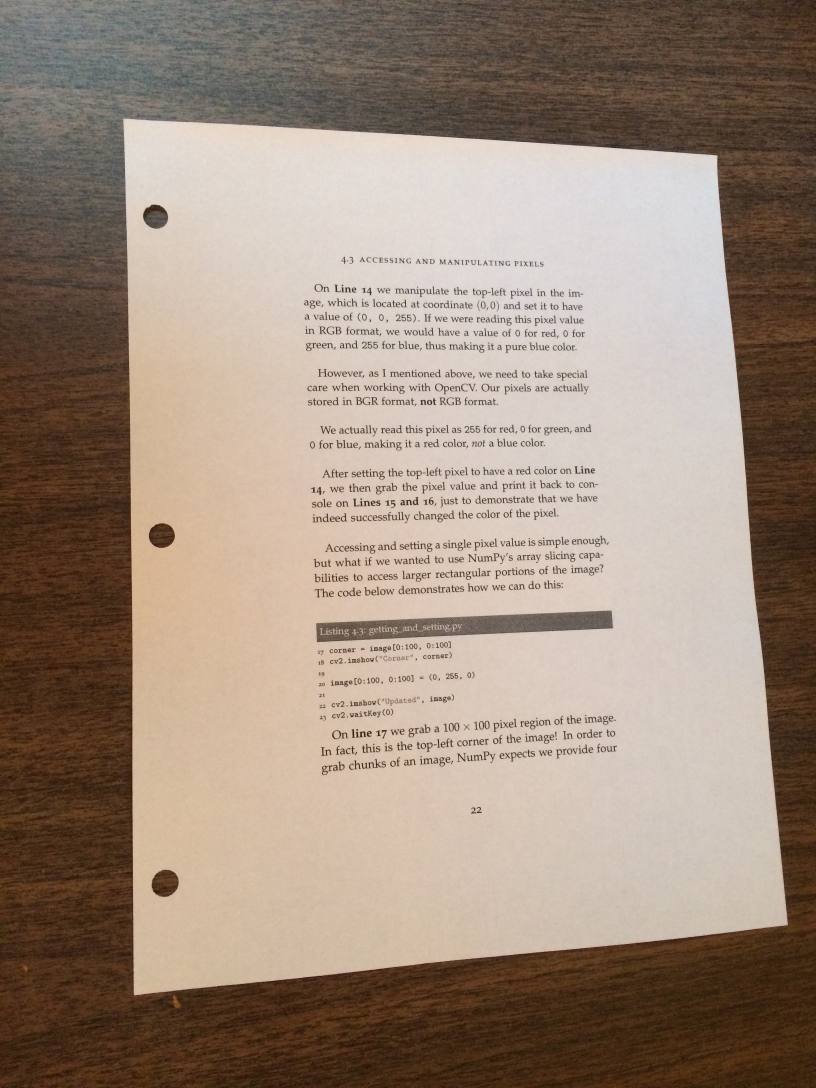
#> input picture Document_Scanner/images/page.jpg, 2448 x 3264 px (shown at 1/3 size)
$ python document_detector.py --image images/page.jpg
#> lines starting #> are read from the running program, lines starting #| are printed output that depends on the picture; after the words box and inside, x2 and y2 are one past the last pixel; in counts of white or black regions, pixels touching at a corner belong together
# import the necessary packages
from imagesearch.transform import four_point_transform
from skimage.filters import threshold_local
import numpy as np
import argparse
import cv2
import imutils

# construct the argument parser and parse the arguments
ap = argparse.ArgumentParser()
ap.add_argument("-i", "--image", required = True,
	help = "Path to the image to be scanned")
args = vars(ap.parse_args())

# load the image and compute the ratio of the old height
# to the new height, clone it, and resize it
image = cv2.imread(args["image"])
#> image is the input picture: shape (3264, 2448, 3); mean B, G, R 123.7, 138.6, 156.7
ratio = image.shape[0]/500.0
#> ratio = 6.53
orig = image.copy()
image = imutils.resize(image,height=500)
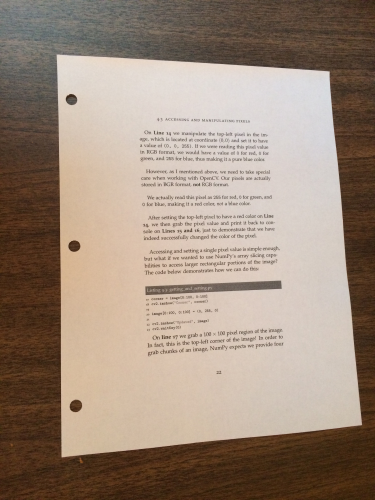
#> image: shape (500, 375, 3); mean B, G, R 123.7, 138.6, 156.7

# convert image to grayscale , blur, and find edges
gray = cv2.cvtColor(image,cv2.COLOR_BGR2GRAY)
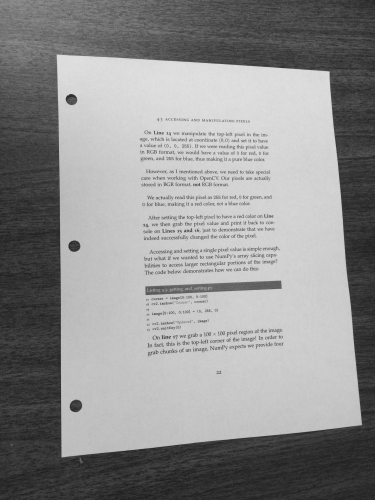
#> gray: shape (500, 375); min 28, max 225, mean 142.4
gray = cv2.GaussianBlur(gray, (5, 5), 0)
edged = cv2.Canny(gray,75,200)
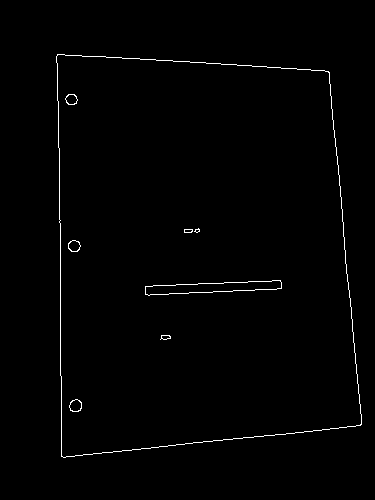
#> edged: shape (500, 375); 0.96% white in thin lines or dots, all inside (x1, y1, x2, y2) = (56, 54, 362, 458)

# show the original image and the edge detected image
print("STEP 1: Edge Detection")
cv2.imshow("Image",image)
cv2.imshow("Edged", edged)
cv2.waitKey(0)
cv2.destroyAllWindows()

# finding contours in the image , keeping the largest ones
cnts = cv2.findContours(edged.copy(), cv2.RETR_LIST, cv2.CHAIN_APPROX_SIMPLE)
#> cnts = 16 contours, 2 with area under 20; largest, box (x1, y1, x2, y2) and area: (56, 54, 362, 458) 108281, (56, 54, 362, 458) 108277, (145, 280, 282, 296) 1154, (145, 280, 282, 296) 1152, (69, 399, 82, 412) 118
#> (the run stopped early here; a loop or call above may not have finished)
